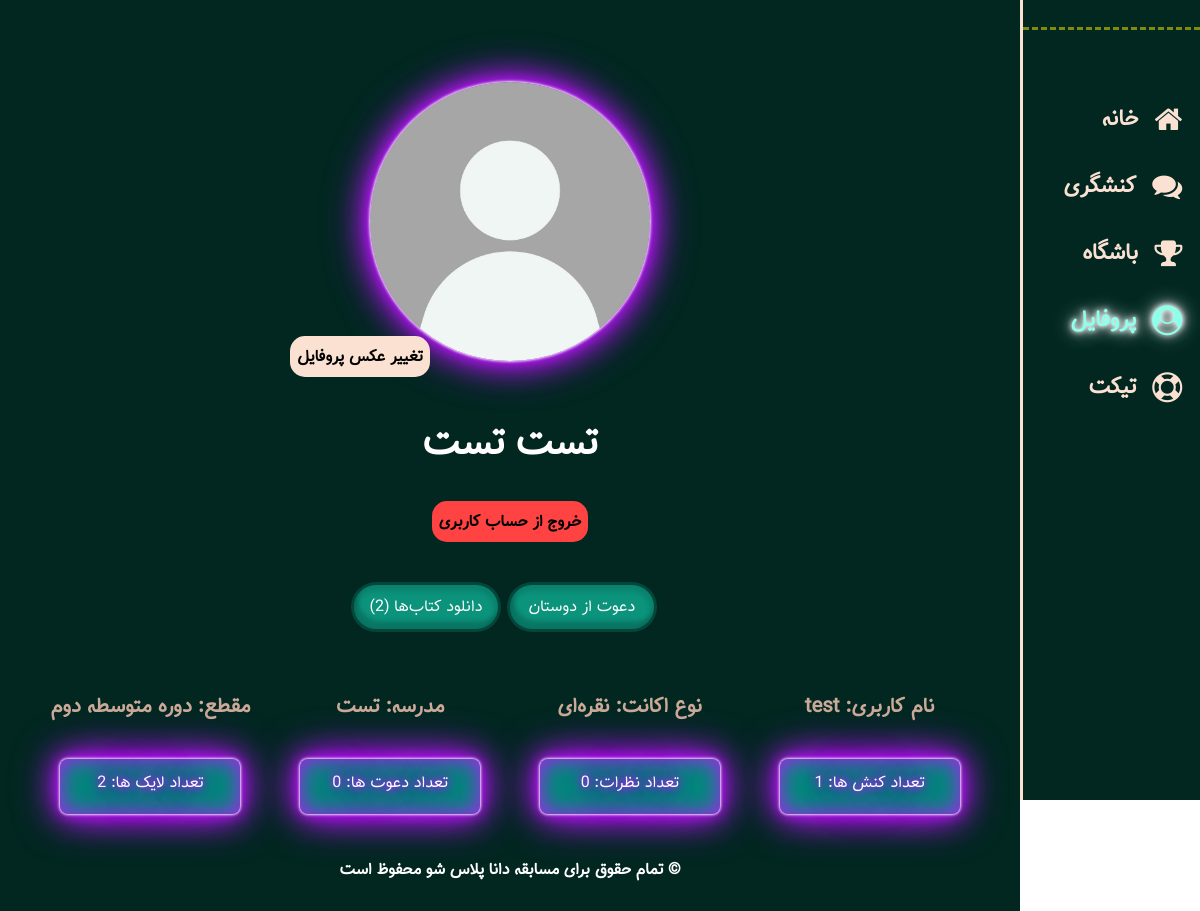
Screenshot of /profile (signed in) with the database file from the repository.
### models/user.py (models this page shows)
class User(db.Model, UserMixin):
    __tablename__ = "users"
    id = Column(Integer, primary_key=True)
    name = Column(String, nullable=False, unique=True, index=True)
    username = Column(String, nullable=False, unique=True, index=True)
    password = Column(String, nullable=False, unique=True, index=True)
    code = Column(Integer, nullable=False, unique=True, index=True)
    phone = Column(String, nullable=False, index=True)
    email = Column(String, nullable=False, index=True)
    grade = Column(String, nullable=False, index=True)
    birth = Column(String, nullable=False, index=True)  #1340 - 1397
    gender = Column(String, nullable=False, index=True)
    type = Column(String, nullable=False, index=True)
    invite_code = Column(String, nullable=False, index=True)
    invite_auth = Column(String, nullable=False, index=True)
    msg_code = Column(Integer, index=True)
    province = Column(String, index=True)
    city = Column(String, index=True)
    school_name = Column(String, index=True)
    school_type = Column(String, index=True)
    home_addres = Column(String, index=True)
    recognition = Column(String, index=True)
    final = Column(Integer, default=0, index=True)
    authentication = Column(Integer, default=0, index=True)
    downloads = Column(Integer, default=2, index=True)
    coin = Column(Integer, default=0, index=True)
    point = Column(Integer, default=0, index=True)
    badge = Column(Integer, default=0, index=True)
    like = Column(Integer, default=0, index=True)
    invite = Column(Integer, default=0, index=True)

### blueprints/user.py (the view)
@app.route("/profile", methods=["GET","POST"],  strict_slashes=False)
@login_required
def profile():
    if request.method == "POST":
        file = request.files.get("file", None)
        file.save(f"static/users/{file.filename}")
        image = Image.open(f"static/users/{file.filename}")
        resized_image = image.resize((280, 280))
        resized_image = resized_image.convert("RGB")
        resized_image.save(f"static/users/{current_user.id}.jpg", 'JPEG')
        os.remove(f"static/users/{file.filename}")
        return redirect(request.url)
    else:
        activisms = len(current_user.interactions.filter(Interaction.type=='activism', Interaction.status=='confirmed').all())
        comments = len(current_user.interactions.filter(Interaction.type=='comment', Interaction.status=='confirmed').all())
        return render_template("user/profile.html", activisms=activisms, comments=comments)

### app.py (called while the page is built)
@login_manager.user_loader
def load_user(user_id):
    return User.query.filter(User.id==user_id).first()

### templates/user/profile.html (shortened to what this page needs)
{% extends "Base.html" %}
{% block head %}
    <link rel="stylesheet" href="https://cdnjs.cloudflare.com/ajax/libs/font-awesome/4.7.0/css/font-awesome.min.css">
    <link rel="stylesheet" href="{{ url_for('static', filename='styles/user/profile.css') }}">
    {% endblock %}
    {% block body %}
    <div id="continer">
        <div id="side-wrp">
            <div id="logo-wrp">
            </div>
            <a href="{{ url_for('user.home') }}" class="icon-wrp">
                <i class="fa fa-home icon"></i>
                <h2>خانه </h2>
            </a>
            <a href="{{ url_for('user.activism') }}" class="icon-wrp">
                <i class="fa fa-comments icon"></i>
                <h2>کنشگری </h2>
            </a>
            <a href="{{ url_for('user.club') }}" class="icon-wrp">
                <i class="fa fa-trophy icon"></i>
                <h2>باشگاه </h2>
            </a>
            <a href="{{ url_for('user.profile') }}" class="icon-wrp active">
                <i class="fa fa-user-circle icon"></i>
                <h2>پروفایل </h2>
            </a>
            <a href="{{ url_for('user.ticket') }}" class="icon-wrp">
                <i class="fa fa-life-saver icon"></i>
                <h2>تیکت </h2>
            </a>
        </div>
        <div id="content-wrp">
            <div id="heading">
                <img id="h-im" src="/static/users/{{current_user.id}}.jpg"  onerror="this.onerror=null; this.src=`{{ url_for('static', filename='main_img/user.jpg') }}`;" alt="" width="280">
                <label for="file">تغییر عکس پروفایل</label>
                <br class="mob">
                <h1>{{current_user.name}}</h1>
                <div id="log_out" onclick="log_out()">خروج از حساب کاربری</div>
            </div>
            <div id="main">
                <div class="task_bar">
                    {% if current_user.authentication==1 and current_user.final==1 %}
                        <a href="{{ url_for('user.invites') }}" class="invite_link task_link"><button class="invite_btn task_btn">دعوت از دوستان</button></a>
                        {% if current_user.downloads != 0 %}
                        <a href="/download" onclick="setInterval(function() {location.reload();}, 1000);" class="down_link task_link"><button class="down_btn task_btn">دانلود کتاب‌ها ({{current_user.downloads}})</button></a>
                        {% else %}
                        <a class="down_link task_link"><button disabled class="down_btn task_btn">دانلود کتاب‌ها ({{current_user.downloads}})</button></a>
                        {% endif %}
                    {% else %}
                        <a href="{{ url_for('user.completion')+'?next=/profile' }}" class="invite_link task_link"><button class="invite_btn task_btn">دعوت از دوستان</button></a>
                        <a href="{{ url_for('user.completion')+'?next=/profile' }}" class="down_link task_link"><button class="down_btn task_btn">دانلود کتاب‌ها ({{current_user.downloads}})</button></a>
                    {% endif %}
                </div>
                <div class="about">
                    <h3>نام کاربری: {{current_user.username}}</h3>
                    <h3>نوع اکانت: {{"الماسی" if current_user.authentication == 1 and current_user.final == 1  else "طلایی" if current_user.final == 1 else "نقره‌ای" if  current_user.authentication == 1 else "برنزی"}}</h3>
                    <h3>مدرسه: {{current_user.school_name}} </h3>
                    <h3>مقطع: {{"دوره اول ابتدایی" if current_user.grade == 1 else "دوره دوم ابتدایی" if current_user.grade == 2 else "دوره متوسطه اول" if current_user.grade == 3 else "دوره متوسطه دوم" if current_user.grade == 4 else "فرهنگی"}}</h3>
                </div>
                <div class="values">
                    <div class="value">
                        تعداد کنش ها: {{activisms}}
                    </div>
                    <div class="value">
                        تعداد نظرات: {{comments}}
                    </div>
                    <div class="value">
                        تعداد دعوت ها: {{current_user.invite}}
                    </div>
                    <div class="value">
                        تعداد لایک ها: {{current_user.like}}
                    </div>
                </div>
            <div id="footer">
                <h4 id="copyRight">© تمام حقوق برای مسابقه دانا پلاس شو محفوظ است</h4>
            </div>
        </div>
    </div>
{% endblock %}

### static/styles/user/profile.css (style rules this page uses)
body { min-width: 315px; }
body * { box-sizing: border-box; }
a:-webkit-any-link { color: none; cursor: pointer; text-decoration: none; }
body * { font-family: Tanha; }
body { font-family: Arial; padding: 0px; margin: 0px; }
h1 { margin-top: 10px; color: #fff; }
#h-im { margin-top: 8%; border-radius: 50%; box-shadow: 0 0 .2rem #fff, 0 0 .2rem #fff, 0 0 2rem #bc13fe, 0 0 0.8rem #bc13fe, 0 0 2.8rem #bc13fe, inset 0 0 1.3rem #bc13fe; }
#heading { display: flex; justify-content: center; align-items: center; flex-direction: column; }
#copyRight { color: white }
.icon-wrp { display: flex; justify-content: start; align-items: center; }
.icon { font-size:48px; color:#fbe1d2; margin-left: 10%; }
.icon-wrp>h2 { color:#fbe1d2; }
h2 { margin: 0; }
#side-wrp { display: flex; }
#logo-wrp { border-bottom: 3px dashed #d7d00297; width: 100%; }
#footer { display: flex; justify-content: center; align-items: center; margin-top: 20px; }
.icon-wrp.active * { color: #8dffea; text-shadow: 0 0 5px #fff, 0 0 10px #fff, 0 0 20px #fff; }
#main { display: flex; justify-content: center; align-items: center; flex-direction: column; margin-top: 0; }
#content-wrp { min-height: calc( 100vh - 88px ); }
label,#log_out { position: relative; bottom: 25px; right: 150px; background-color: #fbe1d2; padding: 7px; font-weight: 900; border-radius: 15px; cursor: pointer; }
.about { display: grid; grid-template-columns: 25% 25% 25% 25%; width: 100%; margin-bottom: 30px; }
.about * { margin: 5px 0; color: #caaa98; white-space: nowrap; }
.value { background-color: #008c7b; border: none; box-shadow: 0 0 .2rem #fff, 0 0 .2rem #fff, 0 0 2rem #bc13fe, 0 0 0.8rem #bc13fe, 0 0 2.8rem #bc13fe, inset 0 0 1.3rem #bc13fe; border-radius: 8px; width: 20%; height: 55px; color: #fff; text-shadow: 0 0 7px #bc13fe, 0 0 10px #bc13fe, 0 0 21px #bc13fe, 0 0 42px #bc13fe, 0 0 82px #bc13fe, 0 0 92px #bc13fe, 0 0 102px #bc13fe, 0 0 151px #bc13fe; min-width: 180px; transition: 0.5s; margin: 1px 10px; text-align: center; justify-self: center; padding-top: 10px; }
.values { display: grid; grid-template-columns: 25% 25% 25% 25%; width: 100%; }
.task_btn { cursor: pointer; width: 150px; height: 50px; background-color: #0b937c; border: 3px #012d25bc solid; color: white; text-align: center; text-decoration: none; font-size: 16px; cursor: pointer; border-radius: 50px; box-shadow: inset 4px -8px 4px 0px rgb(4 4 4 / 19%), inset -1px 3px 5px 3px rgb(0 0 0 / 12%); transition: background-color 0.3s, transform 0.3s; }
.task_link { margin: 1%; margin-top: 40px; }
.task_bar { display: flex; justify-content: space-between; margin-bottom: 50px; }
@media only screen and (min-width: 1025px) { #continer { display: flex; width: 100%; height: auto; } }
@media only screen and (min-width: 1025px) { #content-wrp { width: 85%; background-color: #012720; justify-content: center; align-items: center; } }
@media only screen and (min-width: 1025px) { #side-wrp { flex-direction: column; position: sticky; top: 0; width: 15%; background-color: #012720; border-left: 3px solid #fbe1d2; height: 100vh; } }
@media only screen and (min-width: 1025px) { #main { margin: 3%; margin-top: 0; } }
@media only screen and (min-width: 1025px) { h1 { font-size: 2.7em; } }
@media only screen and (min-width: 1025px) { .icon-wrp { margin-top: 30px; margin-right: 10%; } }
@media only screen and (min-width: 1025px) { #logo-wrp { margin-bottom: 40px; } }
@media only screen and (min-width: 1025px) { .about * { text-align: center; font-size: 1.7vw; } }
@media only screen and (min-width: 1024px) and (max-width: 1400px) { h3 { font-size: 1.2em; } }
@media only screen and (min-width: 1024px) and (max-width: 1400px) { .icon { font-size: 30px; } }
@media only screen and (min-width: 1024px) and (max-width: 1400px) { h2 { font-size: 1.4em; } }
@media only screen and (min-width: 1024px) and (max-width: 1400px) { h1 { font-size: 2.4em; } }
#log_out { background-color: rgb(255, 66, 66); position: static; }

### rows the page displays
User: name "تست تست", downloads "2", username "test", authentication+final "نقره‌ای", school_name "تست", grade "دوره متوسطه دوم", invite "0", like "2"

### other values shown
{{ activisms }} "1"
{{ comments }} "0"
